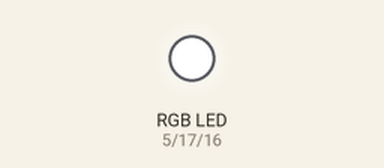
This sketch was run on a simulated Arduino Uno, built with avr-gcc and run on an emulated ATmega328P. On the bench: an RGB LED mixed from three pins (HIGH = lit).

Above: at 0.5 s.
At 2.0 s:
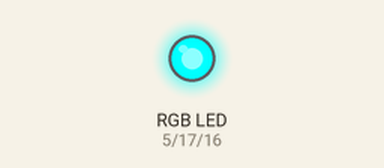
At 4.0 s:
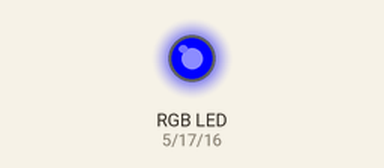
At 5.5 s:
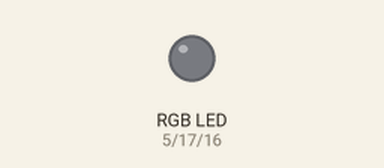
At 6.5 s:
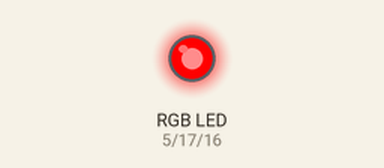
Timing chart, 0 to 7.8 s (numbered marks = the images above):
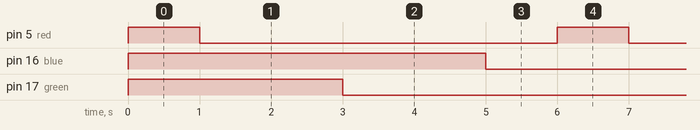

Measured:
- by itself, pin 5 (red), pin 16 (blue), pin 17 (green): alternates HIGH for 1.0 s and LOW for 5.0 s

The sketch:

RGB_LED.ino
```cpp
int red =   5;  //Set the red pin to 5
int green = 17; //Set the green pin to 17
int blue =  16; //Set the blue pin to 16


void setup()
{
//Initialize digital pins as outputs
  Serial.begin(9600); //Set baud
  pinMode(red, OUTPUT);//Set the red pin as output
  pinMode(green, OUTPUT);//Set the green pin as output
  pinMode(blue, OUTPUT);//Set the blue pin as output
  digitalWrite(red, HIGH);//sets the digital red  on
  digitalWrite(green, HIGH);//sets the digital green on
  digitalWrite(blue, HIGH);//sets the digital pin blue on
}


void loop() {
// The program example will loop
  digitalWrite(red, HIGH); //sets the digital red  on
  delay(1000); //Delay 1000ms (1 seconds)
  digitalWrite(red, LOW); //sets the digital red  off
  delay(1000); //Delay 1000ms (1 seconds)


  digitalWrite(green, HIGH); //sets the digital green  on
  delay(1000); //
  digitalWrite(green, LOW);//sets the digital green  off
  delay(1000); //


  digitalWrite(blue, HIGH); //sets the digital blue  on
  delay(1000); //
  digitalWrite(blue, LOW); //sets the digital blue  on
  delay(1000); //
}
```
